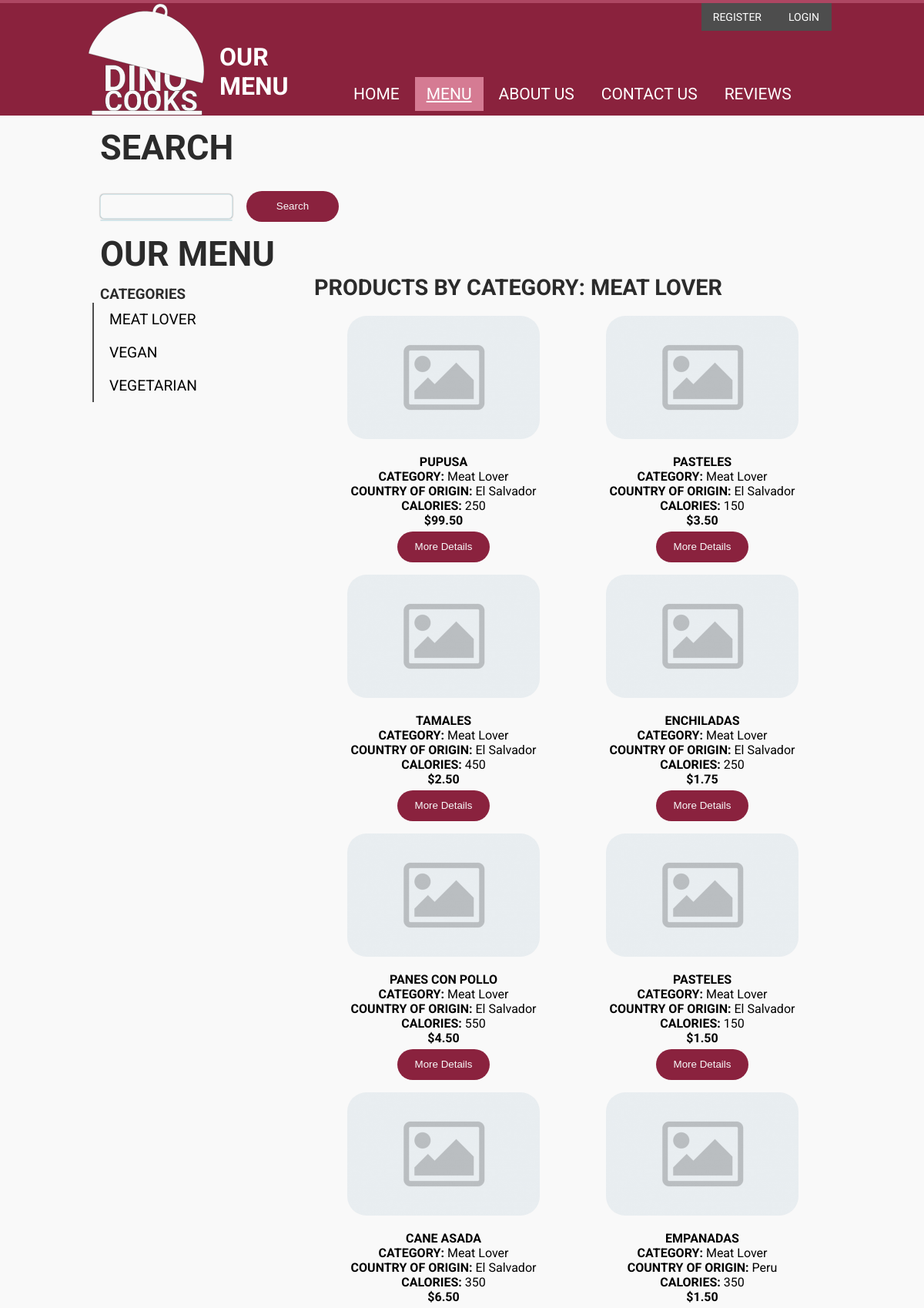
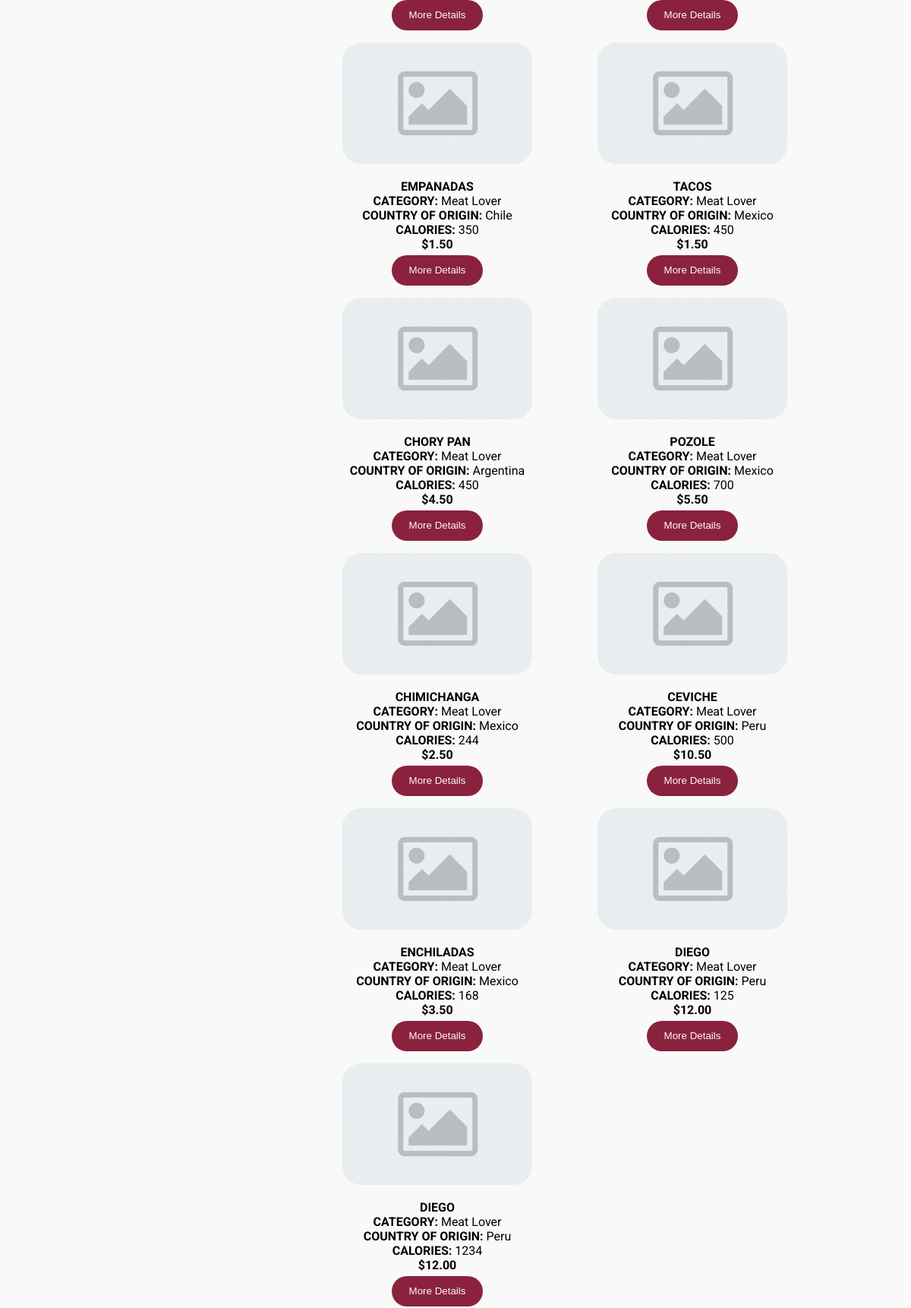
/?page=services&category_id=1 (upper part), run on the app's committed database (2 pictures, top to bottom).
### tables this page shows
CREATE TABLE `category` (
  `category_id` int(11) NOT NULL,
  `name` varchar(255) NOT NULL,
  `created_at` datetime NOT NULL DEFAULT current_timestamp()
);

CREATE TABLE `product` (
  `product_id` int(11) NOT NULL,
  `category_id` int(11) DEFAULT NULL,
  `country_of_origin_id` int(11) DEFAULT NULL,
  `product_name` varchar(100) DEFAULT NULL,
  `price` decimal(5,2) DEFAULT NULL,
  `description` mediumtext DEFAULT NULL,
  `more_details` varchar(255) DEFAULT NULL,
  `shipping_availability` tinyint(1) DEFAULT NULL,
  `in_stock` tinyint(1) DEFAULT NULL,
  `re_stock` tinyint(1) DEFAULT NULL,
  `weight` decimal(5,2) DEFAULT NULL,
  `color` varchar(255) DEFAULT NULL,
  `smell` tinyint(1) DEFAULT NULL,
  `image` varchar(255) DEFAULT NULL,
  `calories` int(11) DEFAULT NULL,
  `nutritional_values` varchar(255) DEFAULT NULL,
  `chef` varchar(100) DEFAULT NULL,
  `supplier` varchar(255) DEFAULT NULL,
  `ingredients` varchar(255) DEFAULT NULL,
  `date_made` datetime NOT NULL DEFAULT current_timestamp(),
  `created_at` datetime NOT NULL DEFAULT current_timestamp(),
  `updated_at` datetime DEFAULT NULL
);

CREATE TABLE `country_of_origin` (
  `country_of_origin_id` int(11) NOT NULL,
  `name` varchar(255) NOT NULL,
  `created_at` datetime NOT NULL DEFAULT current_timestamp()
);

### controllers/services.php (called while the page is built, shortened)
<?php
require APP . '/models/product_model.php';
if(!empty($_GET['category_id'])) {
  $products = getProductByCategory($dbh, $_GET['category_id']);
  $sub_title = 'Products by category: ' . $products[0]['category'];
} else if(!empty($_GET['search'])){
  $products = seachProducts($dbh, $_GET['search']);
  $sub_title = 'Products like: ' . $_GET['search'];
}
else {
  $products = getRandomProducts($dbh, 6);
  $sub_title = 'Products you might like...';
}
require APP . '/models/category_model.php';
$categories = getCategories($dbh);
require APP . '/views/services.php';

### models/category_model.php (called while the page is built, shortened)
<?php
function getCategories($dbh){
  $query = "SELECT
            DISTINCT
            category_id,
            name
            FROM
            category
            JOIN product USING(category_id)
            ORDER BY
            name ASC";
  $stmt = $dbh->prepare($query);
  $stmt->execute();
  return $stmt->fetchAll(PDO::FETCH_ASSOC);
}

### models/product_model.php (called while the page is built, shortened)
<?php
function getProductByCategory($dbh, $category_id)
{
	$query = "SELECT
      product.product_id,
      product.product_name,
      product.category_id,
      category.name AS category,
      country_of_origin.name AS country_of_origin,
      product.price,
      product.description,
      product.more_details,
      product.shipping_availability,
      product.in_stock,
      product.re_stock,
      product.image,
      product.calories,
      product.nutritional_values,
      product.chef,
      product.supplier,
      product.ingredients
      FROM
          product
      JOIN category USING(category_id)
      JOIN country_of_origin USING(country_of_origin_id)
    	WHERE
    	product.category_id = :category_id";
	$stmt = $dbh->prepare($query);
	$stmt->bindValue(':category_id', $category_id, PDO::PARAM_INT);
	$stmt->execute();
	return $stmt->fetchAll(PDO::FETCH_ASSOC);
}

### views/inc/products.inc.php (the view, shortened to what this page needs)
<?php foreach($products as $row) : ?>
    <div class="product">
      <div class="img">
        <a title="<?=$row['product_name'];?>" href="?page=detail&product_id=<?=$row['product_id']?>">
          <img src="/images/default_img.jpg" alt="<?=$row['product_name'];?>" width="250" height="160" />
        </a>
      </div>
      <div class="item-content">
        <p>
          <strong><?=$row['product_name'];?></strong><br/>
          <strong>category: </strong> <?=$row['category'];?><br/>
          <strong>country of origin: </strong><?=$row['country_of_origin'];?><br/>
          <strong>calories: </strong><?=$row['calories'];?><br/>
          <strong>$<?=$row['price'];?></strong><br/>
        </p>
        <form action="?page=detail&product_id=<?=$row['product_id']?>" method="post">
          <button type="submit">more details</button>
        </form>
      </div>
    </div>
  <?php endforeach; ?>

### views/inc/menu.inc.php (shortened to what this page needs)
<div id="products">
  <?php require '../views/inc/category.inc.php';?>
  <div id="products_list">
    <h3 id="sub_title"><?=$sub_title?></h3>
    <?php require '../views/inc/products.inc.php' ?>
  </div>
</div>

### views/inc/category.inc.php
<div id="category">
  <h3 >categories</h3>
  <ul>
    <?php foreach($categories as $category) : ?>
    <li>
      <a href="/?page=services&category_id=<?php echo $category['category_id']?>">
        <?php echo $category['name']?>
      </a>
    </li>
    <?php endforeach; ?>
  </ul>
</div>

### public/styles/stylesheet_desktop.css (style rules this page uses)
div { box-sizing: border-box; }
body { box-sizing: border-box; font-family: 'Roboto', Arial, sans-serif; font-size: 16px; margin: 0; background-color: #f9f9f9; height: auto; }
#wrapper h2, #wrapper h3 { color: #2b2b2b; padding: 10px; padding-top: 15px; padding-bottom: 0; margin: 0; text-transform: uppercase; font-weight: 700; }
.img { top: 20px; }

### public/styles/stylesheet_menu.css (style rules this page uses)
#category, #products_list { float: left; }
#category { width: 30%; }
#products_list { width: 70%; }
.product { width: 50%; float: left; text-align: center; }
.product img { width: 250px; border-radius: 25px; overflow: hidden; }
.product strong { text-transform: uppercase; }
.product p { text-transform: capitalize; margin-bottom: 5px; }
.product button, #search_form button, #detail_product button, #confirm button { color: #f9f9f9; display: inline-block; padding: 5px 15px; background: #8A223E; text-decoration: none; border-radius: 25px; border: none; text-align: center; line-height: 30px; width: 120px; text-transform: capitalize; transition: all .3s ease-in-out; }
#category ul { list-style-type: none; overflow: hidden; margin: 0; padding: 0; border-left: 2px solid #4d4d4d; }
#category ul li { font-size: 1.2rem; color: #000; text-transform: uppercase; padding: 10px 0px; transition: all .3s ease-in-out; }
#category a { color: #000; padding: 10px 20px; padding-right: 100px; }
#category a { text-decoration: none; }
h3#sub_title { margin: 0px 0px 20px 0px; padding: 0; font-size: 1.8rem; }

### public/styles/stylesheet_mobile.css (style rules this page uses)
body { box-sizing: border-box; font-family: 'Roboto', Arial, sans-serif; font-size: 16px; margin: 0; background: linear-gradient(#f9f9f9 1%, #ededed 100%); background-color: #f9f9f9; background: #000; }
body { background-color: rgba(138, 34, 61, 1); }
.img { top: 20px; }
#wrapper h2, #wrapper h3 { color: #2b2b2b; padding: 10px; padding-top: 15px; padding-bottom: 0; margin: 0; text-transform: uppercase; font-weight: 700; }
.product button, #search_form button, #detail_product button, #confirm button { color: #f9f9f9; display: inline-block; padding: 5px 15px; background: #8A223E; text-decoration: none; border-radius: 25px; border: none; text-align: center; line-height: 30px; width: 120px; text-transform: capitalize; transition: all .3s ease-in-out; }
#category, #products_list { float: left; }
#category { width: 30%; }
#products_list { width: 70%; }
.product { width: 50%; float: left; text-align: center; }
.product img { width: 250px; border-radius: 25px; overflow: hidden; }
.product strong { text-transform: uppercase; }
.product p { text-transform: capitalize; margin-bottom: 5px; }

### public/styles/stylesheet_print.css (style rules this page uses)
body { font-family: 'Roboto', Arial, sans-serif; }

### data on the page
category: name "MEAT LOVER", name "PRODUCTS BY CATEGORY: MEAT LOVER"
category: name "VEGAN"
category: name "VEGETARIAN"
product: product_name "PUPUSA", category.name "Meat Lover", country_of_origin.name "El Salvador", calories "250", price "99.50"
product: product_name "PASTELES", category.name "Meat Lover", country_of_origin.name "El Salvador", calories "150", price "3.50"
product: product_name "TAMALES", category.name "Meat Lover", country_of_origin.name "El Salvador", calories "450", price "2.50"
product: product_name "ENCHILADAS", category.name "Meat Lover", country_of_origin.name "El Salvador", calories "250", price "1.75"
product: product_name "PANES CON POLLO", category.name "Meat Lover", country_of_origin.name "El Salvador", calories "550", price "4.50"
product: product_name "PASTELES", category.name "Meat Lover", country_of_origin.name "El Salvador", calories "150", price "1.50"
product: product_name "CANE ASADA", category.name "Meat Lover", country_of_origin.name "El Salvador", calories "350", price "6.50"
product: product_name "EMPANADAS", category.name "Meat Lover", country_of_origin.name "Peru", calories "350", price "1.50"
product: product_name "EMPANADAS", category.name "Meat Lover", country_of_origin.name "Chile", calories "350", price "1.50"
product: product_name "TACOS", category.name "Meat Lover", country_of_origin.name "Mexico", calories "450", price "1.50"
product: product_name "CHORY PAN", category.name "Meat Lover", country_of_origin.name "Argentina", calories "450", price "4.50"
product: product_name "POZOLE", category.name "Meat Lover", country_of_origin.name "Mexico", calories "700", price "5.50"
product: product_name "CHIMICHANGA", category.name "Meat Lover", country_of_origin.name "Mexico", calories "244", price "2.50"
product: product_name "CEVICHE", category.name "Meat Lover", country_of_origin.name "Peru", calories "500", price "10.50"
product: product_name "ENCHILADAS", category.name "Meat Lover", country_of_origin.name "Mexico", calories "168", price "3.50"
product: product_name "DIEGO", category.name "Meat Lover", country_of_origin.name "Peru", calories "125", price "12.00"
product: product_name "DIEGO", category.name "Meat Lover", country_of_origin.name "Peru", calories "1234", price "12.00"

### other printed values
$title "OUR MENU"
